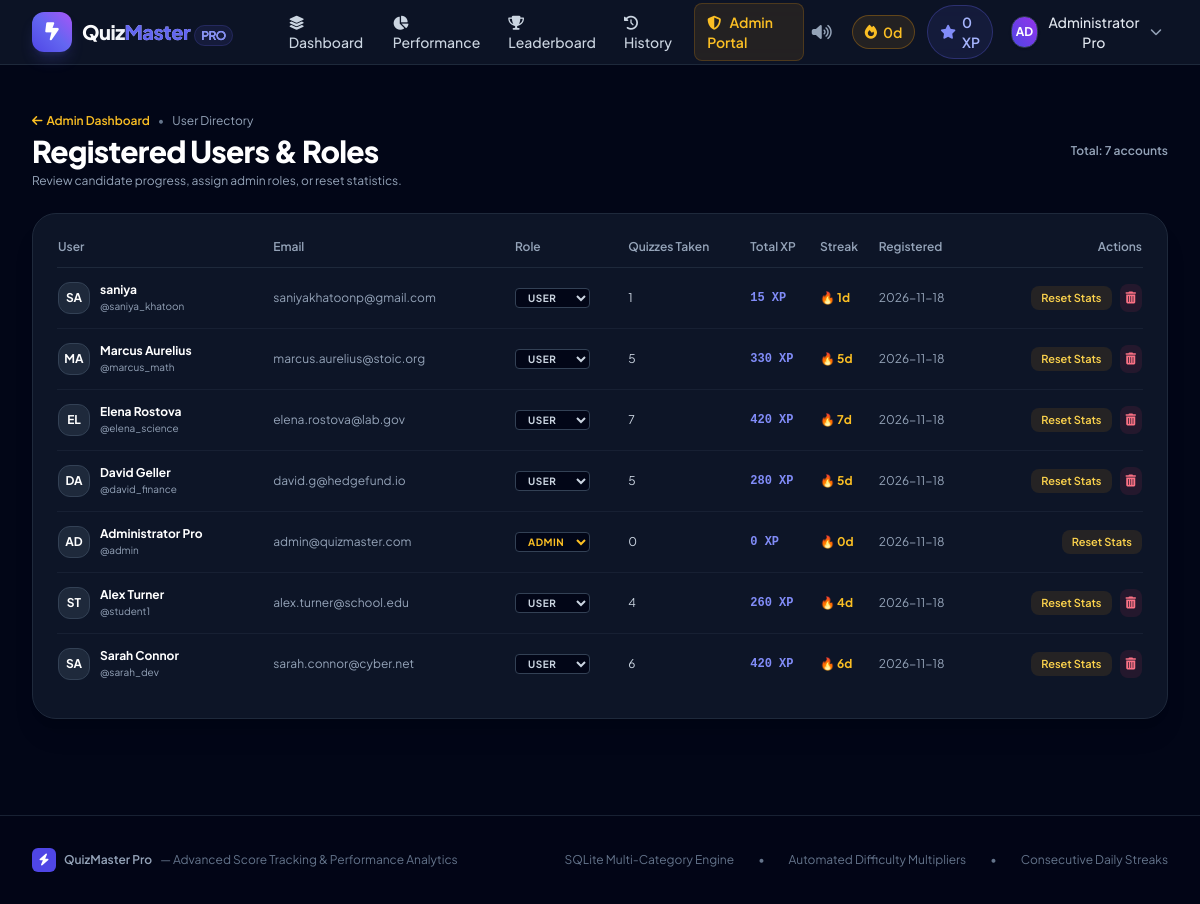
Page /admin/users (signed in) on the committed database.
### tables this page shows
CREATE TABLE users (
            id INTEGER PRIMARY KEY AUTOINCREMENT,
            username TEXT UNIQUE NOT NULL,
            email TEXT UNIQUE NOT NULL,
            password_hash TEXT NOT NULL,
            full_name TEXT NOT NULL,
            avatar TEXT DEFAULT 'avatar1.png',
            role TEXT DEFAULT 'user', -- 'user' or 'admin'
            total_score INTEGER DEFAULT 0,
            xp INTEGER DEFAULT 0,
            quizzes_taken INTEGER DEFAULT 0,
            current_streak INTEGER DEFAULT 0,
            longest_streak INTEGER DEFAULT 0,
            last_quiz_date TEXT,
            created_at TIMESTAMP DEFAULT CURRENT_TIMESTAMP
        );

### app.py (the view)
@app.route('/admin/users')
@admin_required
def admin_users():
    users = models.get_all_users()
    return render_template('admin_users.html', users=users)

### app.py (called while the page is built)
def admin_required(f):
    @wraps(f)
    def decorated_function(*args, **kwargs):
        if 'user_id' not in session:
            flash('Please log in first.', 'warning')
            return redirect(url_for('login'))
        if session.get('role') != 'admin':
            flash('Access restricted to administrators only.', 'danger')
            return redirect(url_for('dashboard'))
        return f(*args, **kwargs)
    return decorated_function

@app.context_processor
def inject_user():
    current_user = None
    if 'user_id' in session:
        current_user = models.get_user_by_id(session['user_id'])
    return dict(current_user=current_user)

### models.py (called while the page is built)
def get_db():
    conn = sqlite3.connect(DB_PATH)
    conn.row_factory = sqlite3.Row
    return conn

def get_user_by_id(user_id):
    conn = get_db()
    cursor = conn.cursor()
    cursor.execute('SELECT * FROM users WHERE id = ?', (user_id,))
    user = cursor.fetchone()
    conn.close()
    return dict(user) if user else None

def get_all_users():
    conn = get_db()
    cursor = conn.cursor()
    cursor.execute('''
        SELECT id, username, email, full_name, role, avatar, total_score, xp,
               quizzes_taken, current_streak, longest_streak, last_quiz_date, created_at
        FROM users ORDER BY created_at DESC
    ''')
    users = [dict(row) for row in cursor.fetchall()]
    conn.close()
    return users

### templates/admin_users.html (shortened to what this page needs)
{% extends "base.html" %}
{% block content %}
<div class="max-w-7xl mx-auto px-4 sm:px-6 lg:px-8 py-8 space-y-6">
    <div class="flex flex-col sm:flex-row sm:items-center justify-between gap-4">
        <div>
            <div class="flex items-center gap-2">
                <a href="{{ url_for('admin_dashboard') }}" class="text-xs text-amber-400 hover:text-amber-300 font-semibold flex items-center gap-1">
                    <i class="fa-solid fa-arrow-left"></i> Admin Dashboard
                </a>
                <span class="text-xs text-slate-500">•</span>
                <span class="text-xs text-slate-400">User Directory</span>
            </div>
            <h1 class="text-2xl sm:text-3xl font-extrabold text-white tracking-tight mt-1">
                Registered Users & Roles
            </h1>
            <p class="text-xs text-slate-400 mt-1">Review candidate progress, assign admin roles, or reset statistics.</p>
        </div>
        <span class="text-xs text-slate-400 font-semibold">Total: {{ users|length }} accounts</span>
    </div>
    <div class="p-6 rounded-3xl bg-slate-900/90 border border-slate-800 shadow-xl">
        <div class="overflow-x-auto">
            <table class="w-full text-left text-xs">
                <thead>
                    <tr class="text-slate-400 border-b border-slate-800">
                        <th class="pb-3 font-semibold">User</th>
                        <th class="pb-3 font-semibold">Email</th>
                        <th class="pb-3 font-semibold">Role</th>
                        <th class="pb-3 font-semibold">Quizzes Taken</th>
                        <th class="pb-3 font-semibold">Total XP</th>
                        <th class="pb-3 font-semibold">Streak</th>
                        <th class="pb-3 font-semibold">Registered</th>
                        <th class="pb-3 font-semibold text-right">Actions</th>
                    </tr>
                </thead>
                <tbody class="divide-y divide-slate-800/60">
                    {% for u in users %}
                    <tr class="hover:bg-slate-800/40 transition-colors">
                        <td class="py-3.5">
                            <div class="flex items-center gap-2.5">
                                <div class="w-8 h-8 rounded-xl bg-slate-800 border border-slate-700 flex items-center justify-center font-bold text-xs text-white uppercase">
                                    {{ u.username[:2] }}
                                </div>
                                <div>
                                    <p class="font-bold text-white">{{ u.full_name }}</p>
                                    <p class="text-[10px] text-slate-400">@{{ u.username }}</p>
                                </div>
                            </div>
                        </td>
                        <td class="py-3.5 text-slate-400">{{ u.email }}</td>
                        <td class="py-3.5">
                            <form action="{{ url_for('api_admin_change_user_role', uid=u.id) }}" method="POST" class="inline">
                                <select name="role" onchange="this.form.submit()"
                                        class="px-2 py-0.5 rounded text-[10px] font-bold uppercase tracking-wider bg-slate-950 border border-slate-700 focus:outline-none {{ 'text-amber-400 border-amber-500/40' if u.role == 'admin' else 'text-slate-300' }}">
                                    <option value="user" {% if u.role == 'user' %}selected{% endif %}>User</option>
                                    <option value="admin" {% if u.role == 'admin' %}selected{% endif %}>Admin</option>
                                </select>
                            </form>
                        </td>
                        <td class="py-3.5 text-slate-300">{{ u.quizzes_taken }}</td>
                        <td class="py-3.5 font-mono font-bold text-indigo-400">{{ u.xp }} XP</td>
                        <td class="py-3.5">
                            <span class="text-amber-400 font-bold">🔥 {{ u.current_streak }}d</span>
                        </td>
                        <td class="py-3.5 text-slate-400">{{ u.created_at[:10] }}</td>
                        <td class="py-3.5 text-right">
                            <div class="flex items-center justify-end gap-2">
                                <form action="{{ url_for('api_admin_reset_user', uid=u.id) }}" method="POST" onsubmit="return confirm('Reset all quiz scores and streaks for {{ u.username }}?')">
                                    <button type="submit" class="px-2.5 py-1 rounded-lg bg-amber-500/10 hover:bg-amber-500/20 text-amber-300 text-[11px] font-semibold transition-colors" title="Reset Stats">
                                        Reset Stats
                                    </button>
                                </form>
                                {% if u.id != session['user_id'] %}
                                <form action="{{ url_for('api_admin_delete_user', uid=u.id) }}" method="POST" onsubmit="return confirm('Permanently delete account for {{ u.username }}?')">
                                    <button type="submit" class="p-1.5 rounded-lg bg-rose-500/10 hover:bg-rose-500/20 text-rose-400 transition-colors" title="Delete User">
                                        <i class="fa-solid fa-trash-can text-xs"></i>
                                    </button>
                                </form>
                                {% endif %}
                            </div>
                        </td>
                    </tr>
                    {% endfor %}
                </tbody>
            </table>
        </div>
    </div>
</div>
{% endblock %}

### templates/base.html (shortened to what this page needs)
<!DOCTYPE html>
<html lang="en" class="h-full bg-slate-900 text-slate-100">
<head>
    <script src="https://cdn.tailwindcss.com"></script>
    <link rel="stylesheet" href="https://cdnjs.cloudflare.com/ajax/libs/font-awesome/6.5.1/css/all.min.css">
    <link rel="stylesheet" href="{{ url_for('static', filename='css/custom.css') }}">
</head>
<body class="h-full flex flex-col bg-slate-950 text-slate-100 antialiased selection:bg-brand-500 selection:text-white">
    <header class="sticky top-0 z-50 backdrop-blur-md bg-slate-900/80 border-b border-slate-800 transition-all">
        <div class="max-w-7xl mx-auto px-4 sm:px-6 lg:px-8">
            <div class="flex items-center justify-between h-16">
                <div class="flex items-center gap-3">
                    <a href="{{ url_for('dashboard' if current_user else 'index') }}" class="flex items-center gap-2.5 group">
                        <div class="w-10 h-10 rounded-xl bg-gradient-to-tr from-brand-600 via-indigo-500 to-purple-500 flex items-center justify-center shadow-lg shadow-indigo-500/20 group-hover:scale-105 transition-transform">
                            <i class="fa-solid fa-bolt-lightning text-white text-lg"></i>
                        </div>
                        <span class="text-xl font-extrabold tracking-tight bg-gradient-to-r from-white via-slate-200 to-indigo-200 bg-clip-text text-transparent">
                            Quiz<span class="text-brand-500">Master</span><span class="text-xs ml-1 px-1.5 py-0.5 rounded-full bg-indigo-500/10 text-indigo-400 font-semibold border border-indigo-500/20">PRO</span>
                        </span>
                    </a>
                    {% if current_user %}
                    <nav class="hidden md:flex items-center ml-8 space-x-1">
                        <a href="{{ url_for('dashboard') }}" class="px-3 py-2 rounded-lg text-sm font-medium hover:text-white hover:bg-slate-800 transition-colors {{ 'text-brand-400 bg-slate-800/60' if request.endpoint == 'dashboard' else 'text-slate-300' }}">
                            <i class="fa-solid fa-layer-group mr-1.5"></i> Dashboard
                        </a>
                        <a href="{{ url_for('analytics') }}" class="px-3 py-2 rounded-lg text-sm font-medium hover:text-white hover:bg-slate-800 transition-colors {{ 'text-brand-400 bg-slate-800/60' if request.endpoint == 'analytics' else 'text-slate-300' }}">
                            <i class="fa-solid fa-chart-pie mr-1.5"></i> Performance
                        </a>
                        <a href="{{ url_for('leaderboard') }}" class="px-3 py-2 rounded-lg text-sm font-medium hover:text-white hover:bg-slate-800 transition-colors {{ 'text-brand-400 bg-slate-800/60' if request.endpoint == 'leaderboard' else 'text-slate-300' }}">
                            <i class="fa-solid fa-trophy mr-1.5"></i> Leaderboard
                        </a>
                        <a href="{{ url_for('history') }}" class="px-3 py-2 rounded-lg text-sm font-medium hover:text-white hover:bg-slate-800 transition-colors {{ 'text-brand-400 bg-slate-800/60' if request.endpoint == 'history' else 'text-slate-300' }}">
                            <i class="fa-solid fa-clock-rotate-left mr-1.5"></i> History
                        </a>
                        {% if current_user.role == 'admin' %}
                        <a href="{{ url_for('admin_dashboard') }}" class="px-3 py-2 rounded-lg text-sm font-semibold text-amber-400 bg-amber-500/10 hover:bg-amber-500/20 border border-amber-500/20 transition-colors">
                            <i class="fa-solid fa-shield-halved mr-1.5"></i> Admin Portal
                        </a>
                        {% endif %}
                    </nav>
                    {% endif %}
                </div>
                <div class="flex items-center gap-3">
                    <button id="soundToggleBtn" onclick="toggleSoundEffect()" class="p-2 rounded-lg text-slate-400 hover:text-white hover:bg-slate-800 transition-colors" title="Toggle Sound Effects">
                        <i id="soundIcon" class="fa-solid fa-volume-high"></i>
                    </button>
                    {% if current_user %}
                    <div class="flex items-center gap-1.5 px-3 py-1.5 rounded-full bg-amber-500/10 border border-amber-500/30 text-amber-400 font-semibold text-xs sm:text-sm" title="Daily Quiz Streak: {{ current_user.current_streak }} days">
                        <i class="fa-solid fa-fire animate-pulse text-amber-400"></i>
                        <span>{{ current_user.current_streak }}d</span>
                    </div>
                    <div class="hidden sm:flex items-center gap-1.5 px-3 py-1.5 rounded-full bg-indigo-500/10 border border-indigo-500/30 text-indigo-300 font-semibold text-xs sm:text-sm">
                        <i class="fa-solid fa-star text-indigo-400"></i>
                        <span>{{ current_user.xp }} XP</span>
                    </div>
                    <div class="relative" id="userMenuContainer">
                        <button onclick="toggleUserMenu()" class="flex items-center gap-2 p-1.5 rounded-xl hover:bg-slate-800 transition-colors">
                            <div class="w-8 h-8 rounded-full bg-gradient-to-tr from-brand-600 to-purple-600 flex items-center justify-center font-bold text-xs text-white uppercase shadow border border-slate-700">
                                {{ current_user.username[:2] }}
                            </div>
                            <span class="hidden sm:block text-sm font-medium text-slate-200">{{ current_user.full_name }}</span>
                            <i class="fa-solid fa-chevron-down text-xs text-slate-400"></i>
                        </button>
                    </div>
                    {% endif %}
                </div>
            </div>
        </div>
    </header>
    <div class="max-w-7xl mx-auto px-4 sm:px-6 lg:px-8 pt-4 w-full">
    </div>
    <main class="flex-grow w-full">
        {% block content %}{% endblock %}
    </main>
    <footer class="border-t border-slate-800/80 bg-slate-950/60 mt-16 py-8">
        <div class="max-w-7xl mx-auto px-4 sm:px-6 lg:px-8 flex flex-col sm:flex-row items-center justify-between gap-4 text-xs text-slate-500">
            <div class="flex items-center gap-2">
                <div class="w-6 h-6 rounded-md bg-brand-600 flex items-center justify-center text-white text-xs">
                    <i class="fa-solid fa-bolt"></i>
                </div>
                <span class="font-semibold text-slate-400">QuizMaster Pro</span>
                <span>— Advanced Score Tracking & Performance Analytics</span>
            </div>
            <div class="flex items-center gap-6">
                <span>SQLite Multi-Category Engine</span>
                <span>•</span>
                <span>Automated Difficulty Multipliers</span>
                <span>•</span>
                <span>Consecutive Daily Streaks</span>
            </div>
        </div>
    </footer>
</body>
</html>

### templates/base.html (style rules this page uses)
body { font-family: 'Plus Jakarta Sans', sans-serif; }

### rows in the picture
users: current_streak "0", xp "0", username "AD", full_name "Administrator Pro", username "admin", email "admin@quizmaster.com", role "Admin", quizzes_taken "0", created_at "2026-11-18"
users: username "SA", full_name "saniya", username "saniya_khatoon", email "saniyakhatoonp@gmail.com", role "User", quizzes_taken "1", xp "15", current_streak "1", created_at "2026-11-18"
users: username "MA", full_name "Marcus Aurelius", username "marcus_math", email "marcus.aurelius@stoic.org", role "User", quizzes_taken "5", xp "330", current_streak "5", created_at "2026-11-18"
users: username "EL", full_name "Elena Rostova", username "elena_science", email "elena.rostova@lab.gov", role "User", quizzes_taken "7", xp "420", current_streak "7", created_at "2026-11-18"
users: username "DA", full_name "David Geller", username "david_finance", email "david.g@hedgefund.io", role "User", quizzes_taken "5", xp "280", current_streak "5", created_at "2026-11-18"
users: username "ST", full_name "Alex Turner", username "student1", email "alex.turner@school.edu", role "User", quizzes_taken "4", xp "260", current_streak "4", created_at "2026-11-18"
users: username "SA", full_name "Sarah Connor", username "sarah_dev", email "sarah.connor@cyber.net", role "User", quizzes_taken "6", xp "420", current_streak "6", created_at "2026-11-18"

### other values in the picture
{{ users|length }} "7"
